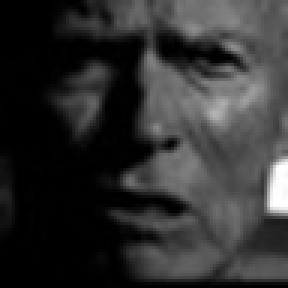
#> input picture data/processed_data/angry/angry_00024.jpg, 96 x 96 px (shown 3 times larger); its folder holds only this picture in this run
$ jupyter execute --allow-errors 01_eda.ipynb   (shell and % lines are left out)   (older library calls are emulated)
#> lines starting #> are read from the running program, lines starting #| are printed output that depends on the picture
# 🎭 Facial Emotion Recognition - Exploratory Data Analysis (EDA)

**Purpose**: Understand the dataset before building models

**What we'll explore**:
1. Dataset structure and organization
2. Class distribution (balanced or imbalanced?)
3. Image properties (size, quality, format)
4. Visual inspection of samples
5. Data quality issues
6. Planning train/val/test splits
7. Insights for preprocessing and training

**Dataset**: No pre-made splits - we'll analyze and create them

**Date**: `YYYY-MM-DD`
**Author**: Your Name

## 📦 Setup & Imports

[cell 1]
# Standard library imports
import os
import sys
from pathlib import Path
from collections import Counter
import warnings
import shutil
warnings.filterwarnings('ignore')

# Data manipulation
import numpy as np
import pandas as pd
from sklearn.model_selection import train_test_split

# Visualization
import matplotlib.pyplot as plt
import seaborn as sns
from matplotlib.patches import Rectangle

# Image processing
from PIL import Image
import cv2

# Configure visualization
plt.style.use('seaborn-v0_8-darkgrid')
sns.set_palette("husl")

# Set random seed for reproducibility
RANDOM_SEED = 42
np.random.seed(RANDOM_SEED)

print("✅ All imports successful!")

## 🗂️ 1. Dataset Structure & Organization

[cell 2]
# Define paths
DATA_DIR = Path('../data/raw')  # Adjust this path based on your setup

# Check if data directory exists
if not DATA_DIR.exists():
    print(f"❌ Data directory not found: {DATA_DIR}")
    print("Please download the dataset first using: make data")
else:
    print(f"✅ Data directory found: {DATA_DIR}")

# List all subdirectories (should be emotion classes)
#> (the rest of this cell did not finish here and is left out)

[cell 3]
# Explore directory structure in detail
def explore_directory_structure(root_path):
    """Recursively explore directory structure"""
    structure = {}

    for dirpath, dirnames, filenames in os.walk(root_path):
        rel_path = Path(dirpath).relative_to(root_path)

        # Count only .jpg files
        jpg_files = [f for f in filenames if f.lower().endswith('.jpg')]
        jpg_count = len(jpg_files)

        structure[str(rel_path)] = {
            'num_subdirs': len(dirnames),
            'num_files': jpg_count,
            'subdirs': dirnames,
            'file_extensions': {'.jpg': jpg_count} if jpg_count > 0 else {}
        }

    return structure

structure = explore_directory_structure(DATA_DIR)
print("\n📊 Directory Structure Analysis:")
print("=" * 70)

# Show root level
root_info = structure.get('.', {})
print(f"\nRoot directory ({DATA_DIR.name}):")
print(f"  Subdirectories: {root_info.get('num_subdirs', 0)}")
print(f"  JPG Files: {root_info.get('num_files', 0)}")
if root_info.get('subdirs'):
    print(f"  Emotion classes: {', '.join(sorted(root_info['subdirs']))}")

# Show each emotion class
for subdir in sorted(root_info.get('subdirs', [])):
    subdir_info = structure.get(subdir, {})
    print(f"\n{subdir}:")
    print(f"  JPG Images: {subdir_info.get('num_files', 0)}")

## 📈 2. Visualize Class Distribution

[cell 4]
EMOTIONS = ['angry', 'disgust', 'fear', 'happy', 'neutral', 'sad', 'surprise']

[cell 5]
# Collect all image paths and create a comprehensive DataFrame
def collect_all_images(data_path, emotions):
    """Collect all image paths with their labels"""

    image_data = []

    for emotion in emotions:
        emotion_path = data_path / emotion

        if not emotion_path.exists():
            print(f"⚠️  Emotion directory not found: {emotion}")
            continue

        # Find all image files
        image_extensions = ['*.jpg', '*.jpeg', '*.png', '*.JPG', '*.JPEG', '*.PNG']
        images = []
        for ext in image_extensions:
            images.extend(emotion_path.glob(ext))

        for img_path in images:
            image_data.append({
                'path': str(img_path),
                'emotion': emotion,
                'filename': img_path.name,
                'extension': img_path.suffix.lower()
            })

    return pd.DataFrame(image_data)

# Collect all images
print("🔍 Scanning dataset for all images...")
df_all_images = collect_all_images(DATA_DIR, EMOTIONS)

print("\n" + "="*70)
print("📈 COMPLETE DATASET STATISTICS")
print("="*70)

print(f"\nTotal Images: {len(df_all_images):,}")
print(f"Total Classes: {df_all_images['emotion'].nunique()}")

print("\n📊 Images per Emotion:")
print("-" * 50)

emotion_counts = df_all_images['emotion'].value_counts().sort_index()
for emotion, count in emotion_counts.items():
    percentage = (count / len(df_all_images) * 100)
    bar_length = int(percentage / 2)  # Scale for display
    bar = '█' * bar_length
    print(f"{emotion:12s}: {count:5,} ({percentage:5.2f}%) {bar}")

print(f"\n{'='*50}")
print(f"TOTAL: {len(df_all_images):,} images")
print(f"{'='*50}")

#> (the rest of this cell did not finish here and is left out)

## 🖼️ 4. Image Properties Analysis

[cell 6]
# Analyze image properties (sample from each class)
def analyze_image_properties(df, samples_per_class=100):
    """Analyze dimensions, file sizes, and formats"""
#> called with samples_per_class = 100

    results = []

    print("🔍 Analyzing image properties...")
    print(f"Sampling {samples_per_class} images per class\n")

    for emotion in EMOTIONS:
        emotion_images = df[df['emotion'] == emotion]

        # Sample images
        sample_size = min(samples_per_class, len(emotion_images))
        sample = emotion_images.sample(n=sample_size, random_state=RANDOM_SEED)

        print(f"Processing {emotion}: {sample_size} images", end='\r')

        for idx, row in sample.iterrows():
            try:
                img_path = row['path']
                img = Image.open(img_path)
#> img is the input picture: PIL image 96x96 RGB; min 0, max 255, mean 48
                width, height = img.size
#> width = 96; height = 96
                channels = len(img.getbands())
#> channels = 3
                file_size = os.path.getsize(img_path) / 1024  # KB

                results.append({
                    'emotion': emotion,
                    'width': width,
                    'height': height,
                    'aspect_ratio': width / height if height > 0 else 0,
                    'channels': channels,
                    'total_pixels': width * height,
                    'file_size_kb': file_size,
                    'format': img.format,
                    'mode': img.mode
                })
            except Exception as e:
                print(f"\n❌ Error processing {img_path}: {e}")

    print("\n✅ Analysis complete!" + " " * 50)
    return pd.DataFrame(results)

df_images = analyze_image_properties(df_all_images, samples_per_class=100)

print("\n📊 Image Properties Summary:")
print("="*70)
print(f"Total images analyzed: {len(df_images):,}")

print(f"\n📐 DIMENSIONS:")
print("-" * 50)
print(f"  Width:")
print(f"    Range: {df_images['width'].min():.0f} - {df_images['width'].max():.0f} px")
print(f"    Mean:  {df_images['width'].mean():.1f} px (±{df_images['width'].std():.1f})")
print(f"    Median: {df_images['width'].median():.0f} px")

print(f"\n  Height:")
print(f"    Range: {df_images['height'].min():.0f} - {df_images['height'].max():.0f} px")
print(f"    Mean:  {df_images['height'].mean():.1f} px (±{df_images['height'].std():.1f})")
print(f"    Median: {df_images['height'].median():.0f} px")

print(f"\n  Aspect Ratio:")
print(f"    Range: {df_images['aspect_ratio'].min():.2f} - {df_images['aspect_ratio'].max():.2f}")
print(f"    Mean:  {df_images['aspect_ratio'].mean():.2f} (±{df_images['aspect_ratio'].std():.2f})")

print(f"\n💾 FILE PROPERTIES:")
print("-" * 50)
print(f"  File Size:")
print(f"    Range: {df_images['file_size_kb'].min():.1f} - {df_images['file_size_kb'].max():.1f} KB")
print(f"    Mean:  {df_images['file_size_kb'].mean():.1f} KB (±{df_images['file_size_kb'].std():.1f})")

print(f"\n  Channels: {df_images['channels'].value_counts().to_dict()}")
print(f"  Image Modes: {df_images['mode'].value_counts().to_dict()}")
print(f"  Formats: {df_images['format'].value_counts().to_dict()}")

# Check for consistency issues
print(f"\n🔍 CONSISTENCY CHECKS:")
print("-" * 50)

if df_images['channels'].nunique() > 1:
    print("⚠️  Mixed channel counts detected!")
    print(f"   {df_images['channels'].value_counts().to_dict()}")
    print("   Recommendation: Convert all to RGB during preprocessing")
else:
    print("✅ All images have consistent channel count")

if df_images['aspect_ratio'].std() > 0.5:
    print("\n⚠️  High aspect ratio variation detected!")
    print("   Recommendation: Use center cropping or padding to maintain aspect ratio")
else:
    print("✅ Aspect ratios are relatively consistent")

## 🔍 5. Visual Inspection of Sample Images

[cell 7]
# Display sample images from each emotion class
def display_emotion_samples(df, samples_per_emotion=6):
    """Display random samples from each emotion class"""

    fig, axes = plt.subplots(len(EMOTIONS), samples_per_emotion,
                            figsize=(samples_per_emotion * 3, len(EMOTIONS) * 3))
    fig.suptitle('Sample Images from Dataset',
                fontsize=20, fontweight='bold', y=0.995)

    for i, emotion in enumerate(EMOTIONS):
        emotion_images = df[df['emotion'] == emotion]

        # Get random samples
        sample_size = min(samples_per_emotion, len(emotion_images))
        sample = emotion_images.sample(n=sample_size, random_state=RANDOM_SEED)

        for j, (idx, row) in enumerate(sample.iterrows()):
            try:
                img = Image.open(row['path'])

                if len(axes.shape) == 1:
                    ax = axes[j]
                else:
                    ax = axes[i, j]

                ax.imshow(img)
                ax.axis('off')

                # Add label on the first column
                if j == 0:
                    ax.set_ylabel(emotion.upper(), fontsize=14, fontweight='bold',
                                 rotation=0, ha='right', va='center', labelpad=40)

                # Add image info
                ax.set_title(f"{img.size[0]}×{img.size[1]}", fontsize=9)

            except Exception as e:
                print(f"Error loading {row['path']}: {e}")
                if len(axes.shape) == 1:
                    ax = axes[j]
                else:
                    ax = axes[i, j]
                ax.axis('off')
                ax.text(0.5, 0.5, 'Error\nLoading\nImage',
                       ha='center', va='center', transform=ax.transAxes)

    plt.tight_layout()
    plt.savefig('../results/plots/emotion_samples.png', dpi=300, bbox_inches='tight')
    plt.show()

    print("💾 Saved visualization to: ../results/plots/emotion_samples.png")

display_emotion_samples(df_all_images, samples_per_emotion=6)

## 🎨 6. Image Quality Analysis

[cell 8]
# Analyze brightness, contrast, and color distribution
def analyze_image_quality(df, samples=100):
    """Analyze brightness, contrast, and color properties"""
#> called with samples = 100

    results = []

    print("🎨 Analyzing image quality...")
    print(f"Sampling {samples} images per class\n")

    for emotion in EMOTIONS:
        emotion_images = df[df['emotion'] == emotion]

        sample_size = min(samples, len(emotion_images))
        sample = emotion_images.sample(n=sample_size, random_state=RANDOM_SEED)

        print(f"Processing {emotion}: {sample_size} images", end='\r')

        for idx, row in sample.iterrows():
            try:
                img = cv2.imread(row['path'])
                if img is None:
                    continue

                img_rgb = cv2.cvtColor(img, cv2.COLOR_BGR2RGB)
                img_gray = cv2.cvtColor(img, cv2.COLOR_BGR2GRAY)

                # Calculate metrics
                brightness = np.mean(img_gray)
#> brightness = 48
                contrast = np.std(img_gray)
#> contrast = 48.48

                # Color channel means
                r_mean = np.mean(img_rgb[:, :, 0])
#> r_mean = 48
                g_mean = np.mean(img_rgb[:, :, 1])
#> g_mean = 48
                b_mean = np.mean(img_rgb[:, :, 2])
#> b_mean = 48

                # Additional metrics
                sharpness = cv2.Laplacian(img_gray, cv2.CV_64F).var()
#> sharpness = 82.89

                results.append({
                    'emotion': emotion,
                    'brightness': brightness,
                    'contrast': contrast,
                    'sharpness': sharpness,
                    'red_mean': r_mean,
                    'green_mean': g_mean,
                    'blue_mean': b_mean
                })

            except Exception as e:
                print(f"\n❌ Error processing {row['path']}: {e}")

    print("\n✅ Quality analysis complete!" + " " * 50)
    return pd.DataFrame(results)

df_quality = analyze_image_quality(df_all_images, samples=100)

print("\n📊 Image Quality Summary:")
print("="*70)

print(f"\n🔆 BRIGHTNESS (0-255):")
print("-" * 50)
print(f"  Mean:   {df_quality['brightness'].mean():.2f}")
print(f"  Std:    {df_quality['brightness'].std():.2f}")
print(f"  Range:  {df_quality['brightness'].min():.2f} - {df_quality['brightness'].max():.2f}")
print(f"  Median: {df_quality['brightness'].median():.2f}")

if df_quality['brightness'].mean() < 80:
    print("  ⚠️  Dataset is relatively dark")
elif df_quality['brightness'].mean() > 180:
    print("  ⚠️  Dataset is relatively bright")
else:
    print("  ✅ Good brightness distribution")

print(f"\n🎚️  CONTRAST (std of pixel values):")
print("-" * 50)
print(f"  Mean:   {df_quality['contrast'].mean():.2f}")
print(f"  Std:    {df_quality['contrast'].std():.2f}")
print(f"  Range:  {df_quality['contrast'].min():.2f} - {df_quality['contrast'].max():.2f}")
print(f"  Median: {df_quality['contrast'].median():.2f}")

if df_quality['contrast'].mean() < 30:
    print("  ⚠️  Low contrast - images may be flat")
else:
    print("  ✅ Good contrast")

print(f"\n📸 SHARPNESS (Laplacian variance):")
print("-" * 50)
print(f"  Mean:   {df_quality['sharpness'].mean():.2f}")
print(f"  Median: {df_quality['sharpness'].median():.2f}")

if df_quality['sharpness'].mean() < 100:
    print("  ⚠️  Images may be blurry")
else:
    print("  ✅ Good sharpness")

print(f"\n🎨 COLOR CHANNEL MEANS:")
print("-" * 50)
print(f"  Red:   {df_quality['red_mean'].mean():.2f}")
print(f"  Green: {df_quality['green_mean'].mean():.2f}")
print(f"  Blue:  {df_quality['blue_mean'].mean():.2f}")

# Check for color cast
color_means = [df_quality['red_mean'].mean(),
               df_quality['green_mean'].mean(),
               df_quality['blue_mean'].mean()]
color_std = np.std(color_means)
if color_std > 20:
    print(f"  ⚠️  Significant color cast detected (std: {color_std:.1f})")
else:
    print("  ✅ Balanced color distribution")

[cell 9]
# Visualize quality metrics
fig, axes = plt.subplots(2, 2, figsize=(14, 10))
fig.suptitle('Image Quality Analysis', fontsize=18, fontweight='bold')

# 1. Brightness distribution by emotion
df_quality.boxplot(column='brightness', by='emotion', ax=axes[0, 0])
axes[0, 0].set_title('Brightness by Emotion', fontweight='bold')
axes[0, 0].set_xlabel('Emotion')
axes[0, 0].set_ylabel('Brightness (0-255)')
axes[0, 0].axhline(y=127.5, color='red', linestyle='--', alpha=0.5, label='Mid-gray')
plt.setp(axes[0, 0].xaxis.get_majorticklabels(), rotation=45, ha='right')

# 2. Contrast distribution by emotion
df_quality.boxplot(column='contrast', by='emotion', ax=axes[0, 1])
axes[0, 1].set_title('Contrast by Emotion', fontweight='bold')
axes[0, 1].set_xlabel('Emotion')
axes[0, 1].set_ylabel('Contrast (Std)')
plt.setp(axes[0, 1].xaxis.get_majorticklabels(), rotation=45, ha='right')

# 3. Color distribution
color_means = {
    'Red': df_quality['red_mean'].mean(),
    'Green': df_quality['green_mean'].mean(),
    'Blue': df_quality['blue_mean'].mean()
}
axes[1, 0].bar(color_means.keys(), color_means.values(),
               color=['red', 'green', 'blue'], alpha=0.7, edgecolor='black', linewidth=2)
axes[1, 0].set_title('Average Color Channel Values', fontweight='bold')
axes[1, 0].set_ylabel('Mean Value (0-255)')
axes[1, 0].set_ylim(0, 255)
axes[1, 0].axhline(y=127.5, color='black', linestyle='--', alpha=0.5, label='Mid-value')
axes[1, 0].grid(axis='y', alpha=0.3)
axes[1, 0].legend()

# 4. Brightness vs Contrast scatter
scatter = axes[1, 1].scatter(df_quality['brightness'], df_quality['contrast'],
                            c=df_quality['emotion'].astype('category').cat.codes,
                            alpha=0.6, cmap='tab10', s=30, edgecolor='black', linewidth=0.5)
axes[1, 1].set_title('Brightness vs Contrast', fontweight='bold')
axes[1, 1].set_xlabel('Brightness')
axes[1, 1].set_ylabel('Contrast')
axes[1, 1].grid(alpha=0.3)

# Add legend for emotions
handles = [plt.Line2D([0], [0], marker='o', color='w',
                     markerfacecolor=plt.cm.tab10(i/len(EMOTIONS)),
                     markersize=8, label=emotion)
          for i, emotion in enumerate(sorted(EMOTIONS))]
axes[1, 1].legend(handles=handles, loc='best', fontsize=8)

plt.tight_layout()
plt.savefig('../results/plots/image_quality.png', dpi=300, bbox_inches='tight')
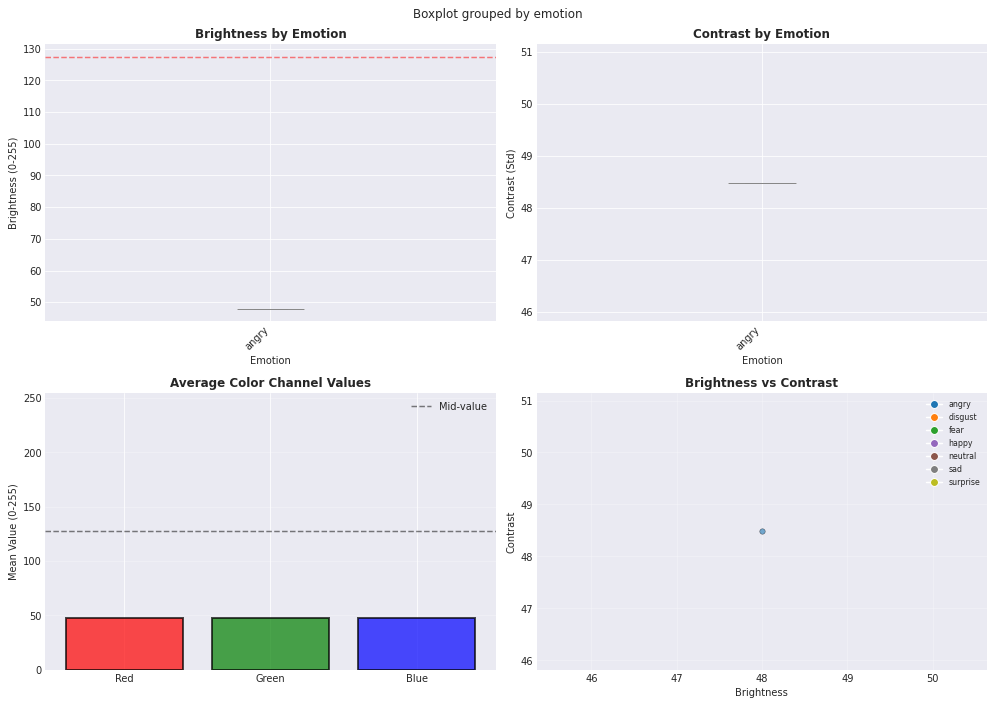
#> figure drawn by matplotlib, 4 panels
plt.show()

print("💾 Saved visualization to: ../results/plots/image_quality.png")

## 🚨 7. Data Quality Issues Detection

[cell 10]
# Check for potential data issues
print("🔍 Checking for Data Quality Issues...")
print("="*70)

issues = []
warnings = []

# 1. Check for very small images
small_images = df_images[(df_images['width'] < 48) | (df_images['height'] < 48)]
if len(small_images) > 0:
    issues.append(f"Found {len(small_images)} images smaller than 48×48 pixels")
    print(f"\n⚠️  {issues[-1]}")
    print(f"   These may lose quality when resized to 224×224")
    print(f"   Affected emotions: {small_images['emotion'].value_counts().to_dict()}")

# 2. Check for extreme aspect ratios
extreme_ar = df_images[(df_images['aspect_ratio'] < 0.5) | (df_images['aspect_ratio'] > 2.0)]
if len(extreme_ar) > 0:
    issues.append(f"Found {len(extreme_ar)} images with extreme aspect ratios")
    print(f"\n⚠️  {issues[-1]}")
    print(f"   These might be incorrectly cropped or distorted")
    print(f"   Range: {extreme_ar['aspect_ratio'].min():.2f} - {extreme_ar['aspect_ratio'].max():.2f}")

# 3. Check for mixed color modes
if 'mode' in df_images.columns:
    mode_counts = df_images['mode'].value_counts()
    if len(mode_counts) > 1:
        warnings.append(f"Mixed color modes detected: {mode_counts.to_dict()}")
        print(f"\n⚠️  {warnings[-1]}")
        print("   Recommendation: Convert all to RGB during preprocessing")

# 4. Check for very dark or bright images
if len(df_quality) > 0:
    very_dark = df_quality[df_quality['brightness'] < 30]
    very_bright = df_quality[df_quality['brightness'] > 225]

    if len(very_dark) > 0:
        pct = (len(very_dark) / len(df_quality)) * 100
        issues.append(f"Found {len(very_dark)} very dark images ({pct:.1f}% of sample)")
        print(f"\n⚠️  {issues[-1]}")
        print("   Brightness < 30/255")

    if len(very_bright) > 0:
        pct = (len(very_bright) / len(df_quality)) * 100
        issues.append(f"Found {len(very_bright)} very bright images ({pct:.1f}% of sample)")
        print(f"\n⚠️  {issues[-1]}")
        print("   Brightness > 225/255")

# 5. Check for low contrast images
if len(df_quality) > 0:
    low_contrast = df_quality[df_quality['contrast'] < 20]
    if len(low_contrast) > 0:
        pct = (len(low_contrast) / len(df_quality)) * 100
        issues.append(f"Found {len(low_contrast)} low contrast images ({pct:.1f}% of sample)")
        print(f"\n⚠️  {issues[-1]}")
        print("   Contrast (std) < 20")
        print("   These might be blurry or have poor quality")

# 6. Check for potentially blurry images
if len(df_quality) > 0 and 'sharpness' in df_quality.columns:
    blurry = df_quality[df_quality['sharpness'] < 50]
    if len(blurry) > 0:
        pct = (len(blurry) / len(df_quality)) * 100
        warnings.append(f"Found {len(blurry)} potentially blurry images ({pct:.1f}% of sample)")
        print(f"\n⚠️  {warnings[-1]}")
        print("   Sharpness (Laplacian variance) < 50")

# 7. Check file size variation
size_cv = (df_images['file_size_kb'].std() / df_images['file_size_kb'].mean()) * 100
if size_cv > 100:
    warnings.append(f"High file size variation (CV: {size_cv:.1f}%)")
    print(f"\n⚠️  {warnings[-1]}")
    print("   This might indicate inconsistent image quality")

# Summary
print("\n" + "="*70)
if len(issues) == 0 and len(warnings) == 0:
    print("\n✅ No major data quality issues detected!")
    print("   Dataset appears to be in good condition.")
else:
    print(f"\n📋 SUMMARY:")
    print(f"   Critical Issues: {len(issues)}")
    print(f"   Warnings: {len(warnings)}")
    print("\n   Review these issues and consider preprocessing steps to address them.")

print("="*70)

## 📂 8. Planning Train/Val/Test Splits

[cell 11]
# Plan the data splits
print("\n📂 PLANNING DATA SPLITS")
print("="*70)

# Define split ratios (matching config.yaml)
TRAIN_RATIO = 0.80
VAL_RATIO = 0.10
TEST_RATIO = 0.10

print(f"\nSplit Configuration:")
print(f"  Training:   {TRAIN_RATIO*100:.0f}%")
print(f"  Validation: {VAL_RATIO*100:.0f}%")
print(f"  Test:       {TEST_RATIO*100:.0f}%")

# Calculate expected sizes
total_images = len(df_all_images)
train_size = int(total_images * TRAIN_RATIO)
val_size = int(total_images * VAL_RATIO)
test_size = total_images - train_size - val_size  # Remainder goes to test

print(f"\nExpected Split Sizes:")
print("-" * 50)
print(f"  Training:   {train_size:,} images")
print(f"  Validation: {val_size:,} images")
print(f"  Test:       {test_size:,} images")
print(f"  Total:      {train_size + val_size + test_size:,} images")

# Calculate per-class sizes
print(f"\n📊 Expected Images per Class (Stratified Split):")
print("-" * 70)
print(f"{'Emotion':<12} {'Total':<8} {'Train':<8} {'Val':<8} {'Test':<8}")
print("-" * 70)

split_summary = []
for emotion in sorted(EMOTIONS):
    emotion_count = len(df_all_images[df_all_images['emotion'] == emotion])
    train_count = int(emotion_count * TRAIN_RATIO)
    val_count = int(emotion_count * VAL_RATIO)
    test_count = emotion_count - train_count - val_count

    print(f"{emotion:<12} {emotion_count:<8} {train_count:<8} {val_count:<8} {test_count:<8}")

    split_summary.append({
        'emotion': emotion,
        'total': emotion_count,
        'train': train_count,
        'val': val_count,
        'test': test_count
    })

df_split_summary = pd.DataFrame(split_summary)

print("-" * 70)
print(f"{'TOTAL':<12} {df_split_summary['total'].sum():<8} "
      f"{df_split_summary['train'].sum():<8} "
      f"{df_split_summary['val'].sum():<8} "
      f"{df_split_summary['test'].sum():<8}")

# Check if any class will have too few validation samples
min_val_samples = df_split_summary['val'].min()
if min_val_samples < 10:
    print(f"\n⚠️  WARNING: Smallest class will have only {min_val_samples} validation samples!")
    print("   Consider:")
    print("   1. Adjusting split ratios (e.g., 70/20/10)")
    print("   2. Using k-fold cross-validation")
    print("   3. Collecting more data for minority classes")
elif min_val_samples < 50:
    print(f"\n⚠️  Note: Smallest class will have {min_val_samples} validation samples.")
    print("   This should be sufficient for validation.")
else:
    print(f"\n✅ All classes will have adequate validation samples (min: {min_val_samples})")
